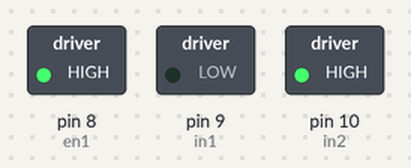
A sketch run on a simulated Arduino Uno, built with avr-gcc and run on an emulated ATmega328P. On the bench: switched loads named in the sketch (green lamp = pin HIGH).

Above: at 0.1 s.
Timing chart, 0 to 1.6 s (numbered marks = the images above):
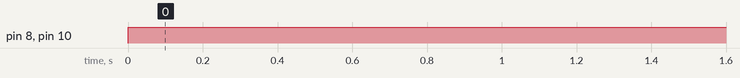

The sketch:

motor_2.ino
```cpp
const int en1 = 8;
const int in1 = 9;
const int in2 = 10;


void setup() {
  // put your setup code here, to run once:
  pinMode(en1, OUTPUT);
  pinMode(in1, OUTPUT);
  pinMode(in2, OUTPUT);
}

void loop() {
  // put your main code here, to run repeatedly:
  analogWrite(en1, 255);
  digitalWrite(in1,LOW);
  digitalWrite(in2,HIGH);

}
```

Measured:
- by itself, pin 8 (en1), pin 10 (in2): LOW → HIGH at 0.00 s
